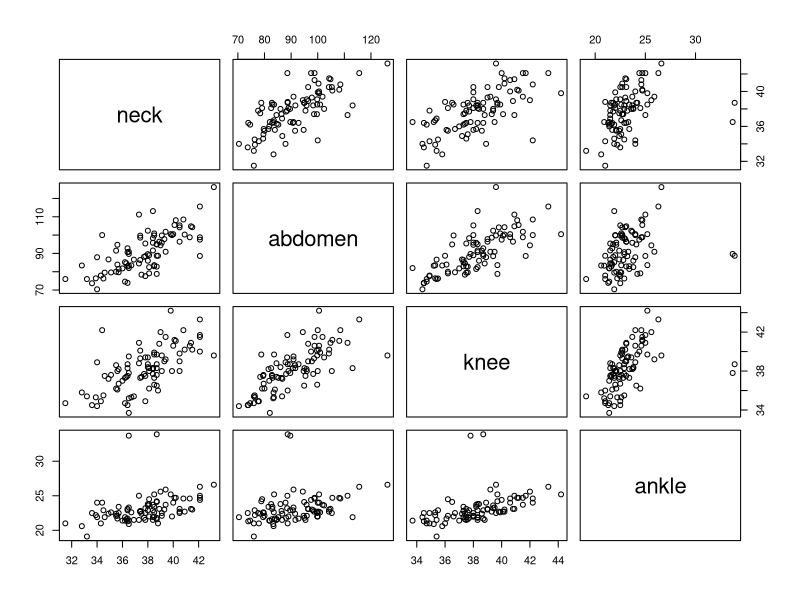
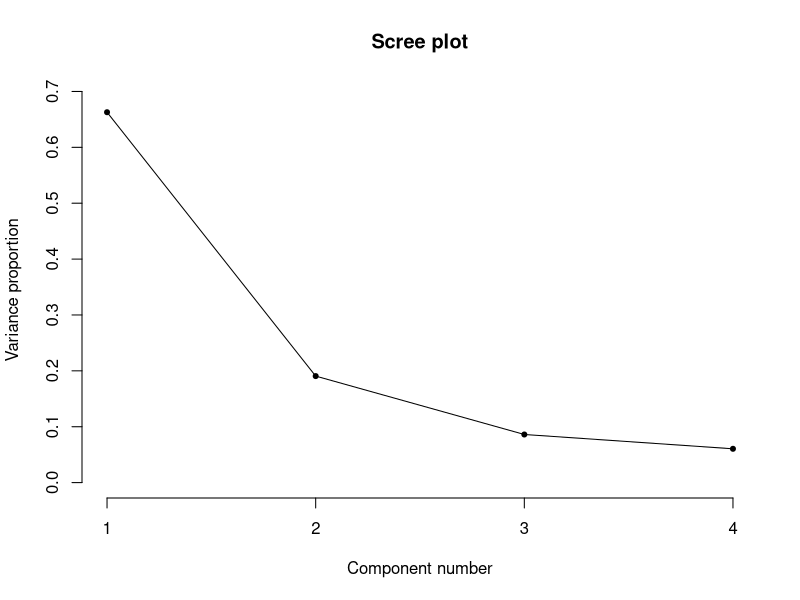
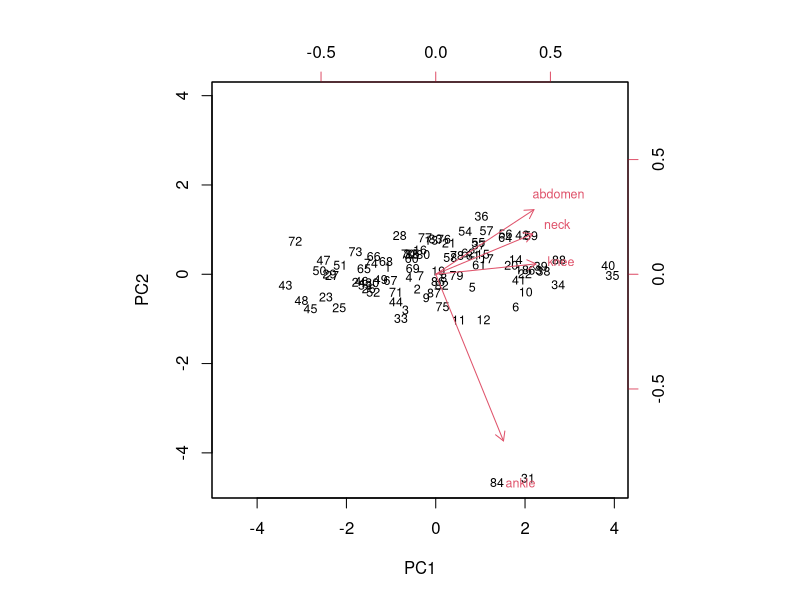
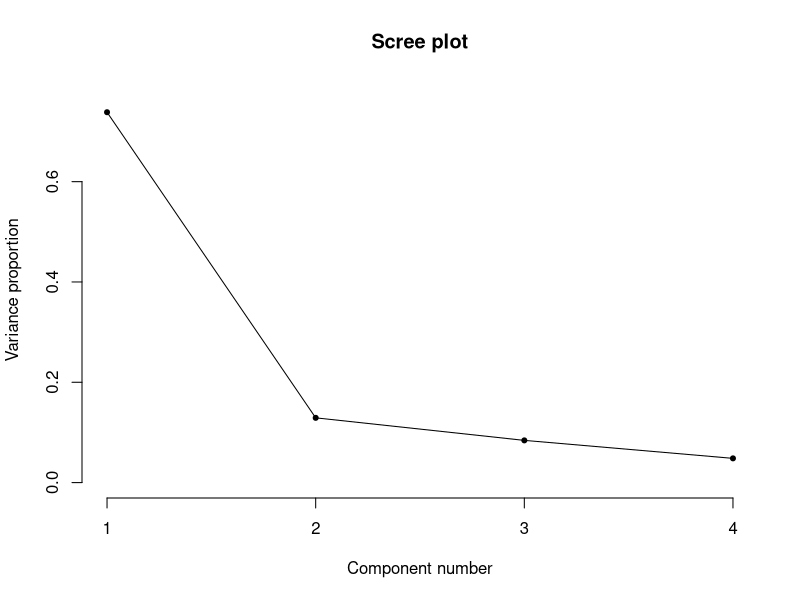
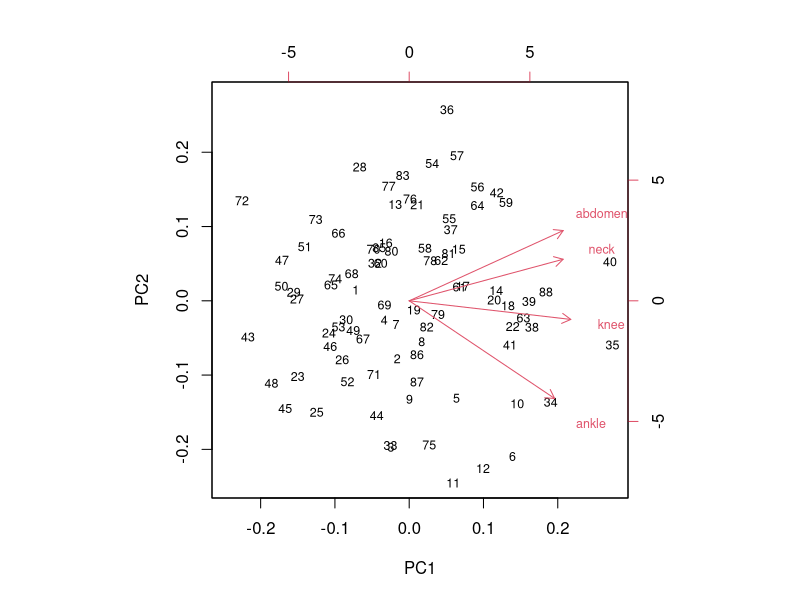

Generate these figures, in order, with R:
## ---- chunk 1
setwd("~/Documents/College/Maths/ST464 - ML/DataSets")
bfat <- read.table("bodyfat.csv", header = T)
bfat <- bfat[,c("neck","abdomen", "knee", "ankle")]
head(bfat)
## ---- chunk 2

## ---- chunk 3
pairs(bfat)
## ---- chunk 4

## ---- chunk 5
apply(bfat, 2, var)
## ---- chunk 6
pbfat <- prcomp(bfat, scale = T)
pbfat

## ---- chunk 7
summary(pbfat)
## ---- chunk 8

## ---- chunk 9
screeplot <- function(p) { 
  e <- p$sdev ^ 2
  e <- e / sum(e)
    plot(
      1:length(e),
      e,
      xlab = "Component number",
    pch = 20,
    ylab = "Variance proportion",
    main = "Scree plot",
    axes = F,
    ylim = c(0, max(e)*1.04)
  )
  lines(1:length(e), e)
  axis(1, at = 1:length(e))
  axis(2)
}
## ---- chunk 10
screeplot(pbfat)
## ---- chunk 11

## ---- chunk 12
biplot(pbfat, scale = 0, cex=c(.75,.75))
## ---- chunk 13

## ---- chunk 14
bfat2<-bfat[-c(31,84),]
pbfat1 <- prcomp(bfat2, scale = T)
pbfat1
summary(pbfat1)

## ---- chunk 15

## ---- chunk 16
screeplot(pbfat1)
## ---- chunk 17

## ---- chunk 18
biplot(pbfat1, cex=c(.75,.75))
## ---- chunk 19

